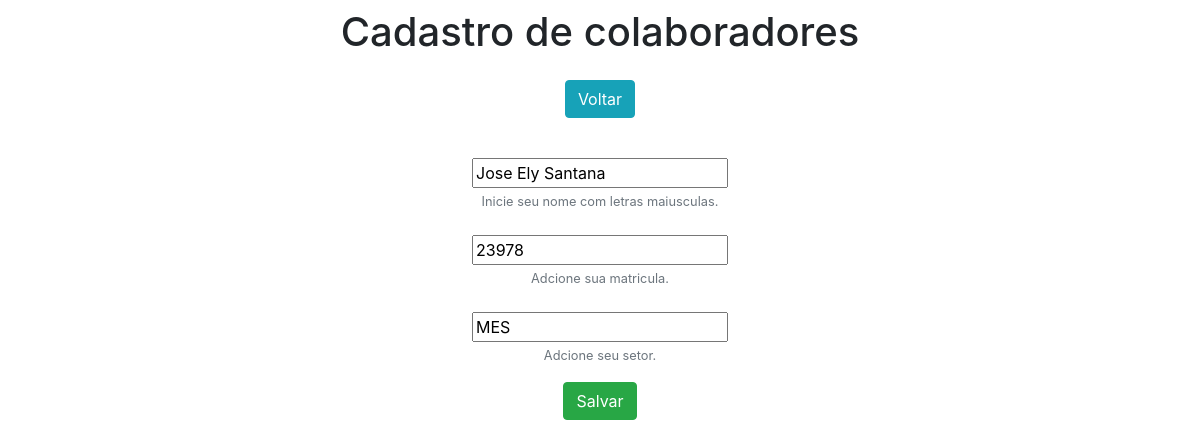
Page /edit/4/ on the committed database.
### Esdapp/models.py (models this page shows)
class Esd(models.Model):
    nome = models.CharField(max_length=100)
    matricula = models.IntegerField()
    setor = models.CharField(max_length=100)

### Esdapp/views.py (the view)
# urls.py: path('edit/<int:pk>/', edit, name ='edit'),
def edit(request, pk):
    data = {}
    data['db'] = Esd.objects.get(pk=pk)
    data['form'] = EsdForm(instance=data['db'])
    return render(request, 'form.html', data)

### Esdapp/forms.py
class EsdForm(ModelForm):
     class Meta:
         model = Esd
         fields = ['nome', 'matricula', 'setor']

### Esdapp/templates/form.html (shortened to what this page needs)
<!DOCTYPE html>
<html lang="pt-br">
<head>
    <link rel="stylesheet" href="https://stackpath.bootstrapcdn.com/bootstrap/4.1.3/css/bootstrap.min.css">
</head>
<body>
    <div class="container-fluid pt-2 pb-2 text-center">
        <h1>Cadastro de colaboradores</h1>
    <div/>
    <div class="container-fluid pt-3 pb-2 text-center">
        <a href="/" class="btn btn-info">Voltar</a>
    <div/>
    <div class="container-fluid pt-3 pb-2 text-center">
       <form name ="form" id ="form" action ="{% if db %}/update/{{db.id}}/{% else %}/create/{% endif %}" method ="post">
                <div class="form-group mt-4">{{form.nome}}
                    <small id="nameHelp" class="form-text text-muted">Inicie seu nome com letras maiusculas.</small>
                </div>
                <div class="form-group mt-4">{{form.matricula}}
                    <small id="MatriculaHelp" class="form-text text-muted">Adcione sua matricula.</small
                </div>
               <div class="form-group mt-4">{{form.setor}}
                    <small id="SetorHelp" class="form-text text-muted">Adcione seu setor.</small>
                </div>
            <input type="submit" class="btn btn-success" value="Salvar">
        </form>
</body>
</html>

### rows in the picture
Esd: nome "Jose Ely Santana", matricula "23978", setor "MES"
